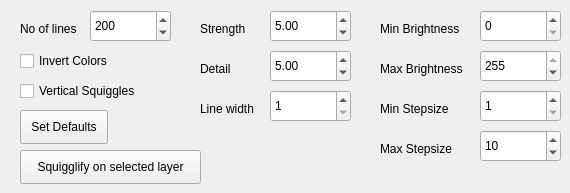
       <widget class="QWidget" name="squigglifySetupTab">
        <attribute name="title">
         <string>Squigglify Setup</string>
        </attribute>
        <widget class="QLabel" name="label">
         <property name="geometry">
          <rect>
           <x>20</x>
           <y>20</y>
           <width>81</width>
           <height>18</height>
          </rect>
         </property>
         <property name="text">
          <string>No of lines</string>
         </property>
         <property name="buddy">
          <cstring>noOfLines</cstring>
         </property>
        </widget>
        <widget class="QCheckBox" name="invertColors">
         <property name="geometry">
          <rect>
           <x>20</x>
           <y>50</y>
           <width>111</width>
           <height>22</height>
          </rect>
         </property>
         <property name="text">
          <string>Invert Colors</string>
         </property>
        </widget>
        <widget class="QSpinBox" name="noOfLines">
         <property name="geometry">
          <rect>
           <x>90</x>
           <y>10</y>
           <width>81</width>
           <height>32</height>
          </rect>
         </property>
         <property name="minimum">
          <number>1</number>
         </property>
         <property name="maximum">
          <number>5000</number>
         </property>
         <property name="value">
          <number>200</number>
         </property>
        </widget>
        <widget class="QLabel" name="label_2">
         <property name="geometry">
          <rect>
           <x>200</x>
           <y>20</y>
           <width>71</width>
           <height>18</height>
          </rect>
         </property>
         <property name="text">
          <string>Strength</string>
         </property>
         <property name="buddy">
          <cstring>strength</cstring>
         </property>
        </widget>
        <widget class="QDoubleSpinBox" name="strength">
         <property name="geometry">
          <rect>
           <x>270</x>
           <y>10</y>
           <width>81</width>
           <height>32</height>
          </rect>
         </property>
         <property name="maximum">
          <double>100.000000000000000</double>
         </property>
         <property name="value">
          <double>5.000000000000000</double>
         </property>
        </widget>
        <widget class="QDoubleSpinBox" name="detail">
         <property name="geometry">
          <rect>
           <x>270</x>
           <y>50</y>
           <width>81</width>
           <height>32</height>
          </rect>
         </property>
         <property name="minimum">
          <double>1.000000000000000</double>
         </property>
         <property name="maximum">
          <double>10.000000000000000</double>
         </property>
         <property name="value">
          <double>5.000000000000000</double>
         </property>
        </widget>
        <widget class="QLabel" name="label_3">
         <property name="geometry">
          <rect>
           <x>200</x>
           <y>60</y>
           <width>71</width>
           <height>18</height>
          </rect>
         </property>
         <property name="text">
          <string>Detail</string>
         </property>
         <property name="buddy">
          <cstring>detail</cstring>
         </property>
        </widget>
        <widget class="QLabel" name="lineWidthLabel">
         <property name="geometry">
          <rect>
           <x>200</x>
           <y>100</y>
           <width>71</width>
           <height>18</height>
          </rect>
         </property>
         <property name="text">
          <string>Line width</string>
         </property>
         <property name="buddy">
          <cstring>lineWidth</cstring>
         </property>
        </widget>
        <widget class="QSpinBox" name="lineWidth">
         <property name="geometry">
          <rect>
           <x>270</x>
           <y>90</y>
           <width>81</width>
           <height>32</height>
          </rect>
         </property>
         <property name="minimum">
          <number>1</number>
         </property>
         <property name="maximum">
          <number>10</number>
         </property>
         <property name="value">
          <number>1</number>
         </property>
        </widget>
        <widget class="QPushButton" name="setDefaults">
         <property name="geometry">
          <rect>
           <x>20</x>
           <y>110</y>
           <width>88</width>
           <height>34</height>
          </rect>
         </property>
         <property name="text">
          <string>Set Defaults</string>
         </property>
        </widget>
        <widget class="QToolButton" name="squigglify">
         <property name="geometry">
          <rect>
           <x>20</x>
           <y>150</y>
           <width>181</width>
           <height>34</height>
          </rect>
         </property>
         <property name="sizePolicy">
          <sizepolicy hsizetype="Expanding" vsizetype="Fixed">
           <horstretch>0</horstretch>
           <verstretch>0</verstretch>
          </sizepolicy>
         </property>
         <property name="text">
          <string>Squigglify on selected layer</string>
         </property>
        </widget>
        <widget class="QCheckBox" name="verticalSquiggles">
         <property name="geometry">
          <rect>
           <x>20</x>
           <y>80</y>
           <width>131</width>
           <height>22</height>
          </rect>
         </property>
         <property name="text">
          <string>Vertical Squiggles</string>
         </property>
        </widget>
        <widget class="QLabel" name="lineWidthLabel_2">
         <property name="geometry">
          <rect>
           <x>380</x>
           <y>20</y>
           <width>101</width>
           <height>18</height>
          </rect>
         </property>
         <property name="text">
          <string>Min Brightness</string>
         </property>
         <property name="buddy">
          <cstring>minBrightness</cstring>
         </property>
        </widget>
        <widget class="QSpinBox" name="minBrightness">
         <property name="geometry">
          <rect>
           <x>480</x>
           <y>10</y>
           <width>81</width>
           <height>32</height>
          </rect>
         </property>
         <property name="minimum">
          <number>0</number>
         </property>
         <property name="maximum">
          <number>255</number>
         </property>
         <property name="value">
          <number>0</number>
         </property>
        </widget>
        <widget class="QLabel" name="lineWidthLabel_3">
         <property name="geometry">
          <rect>
           <x>380</x>
           <y>60</y>
           <width>101</width>
           <height>18</height>
          </rect>
         </property>
         <property name="text">
          <string>Max Brightness</string>
         </property>
         <property name="buddy">
          <cstring>maxBrightness</cstring>
         </property>
        </widget>
        <widget class="QSpinBox" name="maxBrightness">
         <property name="geometry">
          <rect>
           <x>480</x>
           <y>50</y>
           <width>81</width>
           <height>32</height>
          </rect>
         </property>
         <property name="minimum">
          <number>0</number>
         </property>
         <property name="maximum">
          <number>255</number>
         </property>
         <property name="value">
          <number>255</number>
         </property>
        </widget>
        <widget class="QSpinBox" name="minStepSize">
         <property name="geometry">
          <rect>
           <x>480</x>
           <y>90</y>
           <width>81</width>
           <height>32</height>
          </rect>
         </property>
         <property name="minimum">
          <number>1</number>
         </property>
         <property name="maximum">
          <number>1000</number>
         </property>
         <property name="value">
          <number>1</number>
         </property>
        </widget>
        <widget class="QLabel" name="lineWidthLabel_4">
         <property name="geometry">
          <rect>
           <x>380</x>
           <y>100</y>
           <width>101</width>
           <height>18</height>
          </rect>
         </property>
         <property name="text">
          <string>Min Stepsize</string>
         </property>
         <property name="buddy">
          <cstring>maxBrightness</cstring>
         </property>
        </widget>
        <widget class="QLabel" name="lineWidthLabel_5">
         <property name="geometry">
          <rect>
           <x>380</x>
           <y>140</y>
           <width>101</width>
           <height>18</height>
          </rect>
         </property>
         <property name="text">
          <string>Max Stepsize</string>
         </property>
         <property name="buddy">
          <cstring>maxBrightness</cstring>
         </property>
        </widget>
        <widget class="QSpinBox" name="maxStepSize">
         <property name="geometry">
          <rect>
           <x>480</x>
           <y>130</y>
           <width>81</width>
           <height>32</height>
          </rect>
         </property>
         <property name="minimum">
          <number>1</number>
         </property>
         <property name="maximum">
          <number>1000</number>
         </property>
         <property name="value">
          <number>10</number>
         </property>
        </widget>
       </widget>
